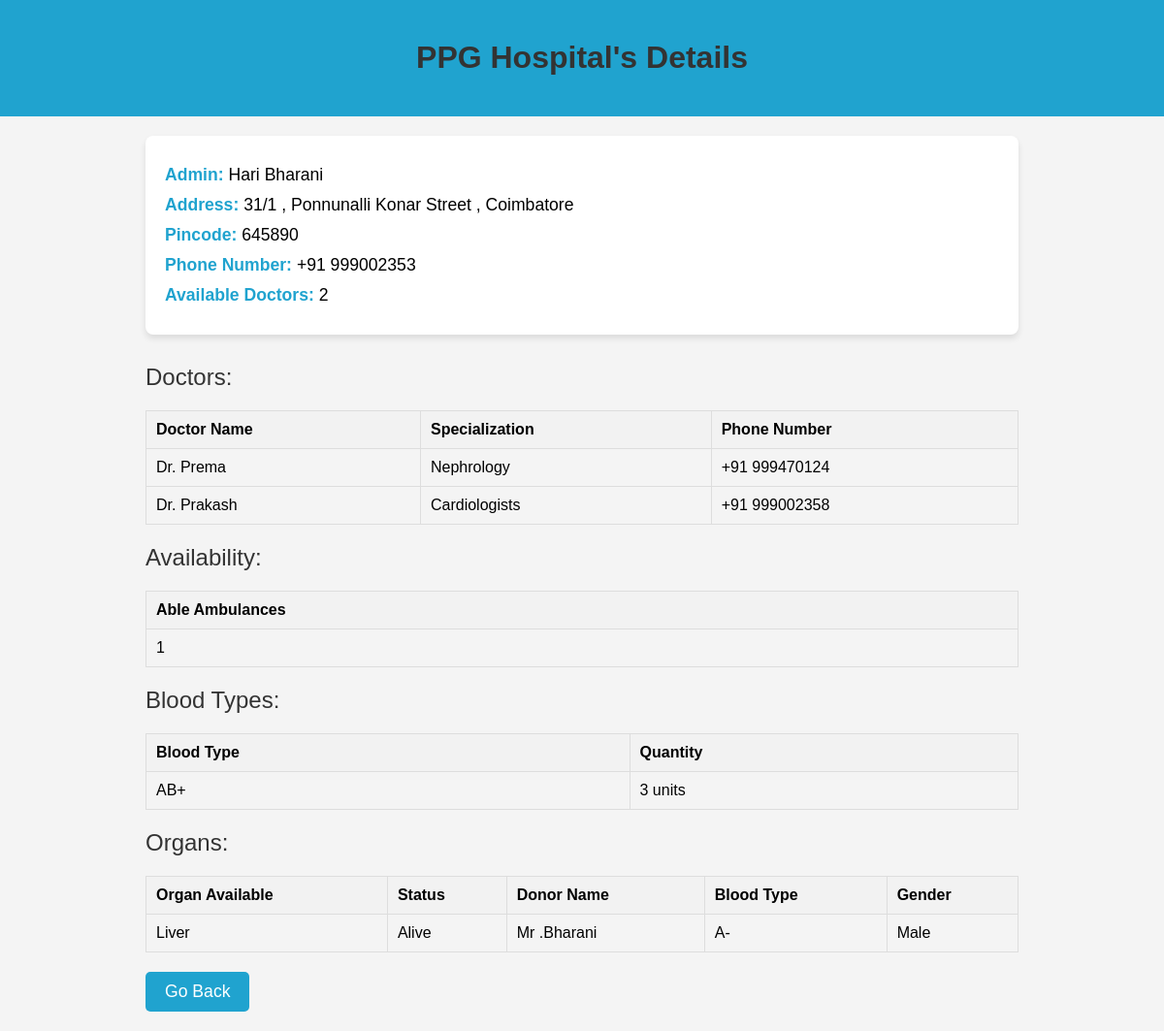
Page /hospitals/PPG/ on the committed database.
### Myapp/models.py (models this page shows, shortened)
class Hospital(models.Model):
    HospitalName = models.CharField(help_text="Hospital Name",null=False,blank=False,unique=True,max_length=50)
    Admin = models.CharField(help_text="Hospital Admin",null=False,blank=False,max_length=50)
    Address = models.TextField(help_text="Hospital Address",null=False,blank=False,unique=False,max_length=100)
    Pincode = models.CharField(max_length=6,validators=[pincode_validator])
    PhoneNumber = models.CharField(help_text="Hospital Number",blank=False,max_length=13)
    AvailableDoctors = models.IntegerField()
    Is_Active = models.BooleanField(default=True)
    blood_types = models.ManyToManyField(Blood, related_name="hospitals")
    cylinders = models.ManyToManyField(Cylinder, related_name="hospitals")
    organs = models.ManyToManyField(Organ,related_name="hospitals")
    class Meta:
        verbose_name_plural = 'Hospital'

class Doctor(models.Model):
    DoctorName =  models.CharField(help_text="Doctor Name",null=False,blank=False,unique=True,max_length=50)
    Doc_PhoneNumber =  models.CharField(help_text="Doctor Number",blank=False,max_length=13)
    hospital = models.ForeignKey(Hospital, on_delete=models.CASCADE,related_name="Doctors")
    Specialization = models.CharField(null=False,blank=False,max_length=40)
    class Meta:
        verbose_name_plural = 'Doctor'

class Availability(models.Model):
    Ambulance_count = models.IntegerField(blank=True, null=True, help_text="Number of Ambulances available")
    hospital = models.ForeignKey(Hospital, related_name="availabilities", on_delete=models.CASCADE)
    class Meta:
        verbose_name_plural = 'Availability'

class Blood(models.Model):
    BLOOD_TYPES = [
        ('A+', 'A+'),
        ('B+', 'B+'),
        ('O+', 'O+'),
        ('AB+', 'AB+'),
        ('A-', 'A-'),
        ('B-', 'B-'),
        ('O-', 'O-'),
        ('AB-', 'AB-'),
    ]
    BloodType = models.CharField(max_length=3, choices=BLOOD_TYPES, default='A+')
    Qantity = models.IntegerField(help_text="Quantity of Blood available") # (Units or Liters)
    class Meta:
        verbose_name_plural = 'Blood'

class Organ(models.Model):
    BLOOD_TYPES = [
        ('A+', 'A+'),
        ('B+', 'B+'),
        ('O+', 'O+'),
        ('AB+', 'AB+'),
        ('A-', 'A-'),
        ('B-', 'B-'),
        ('O-', 'O-'),
        ('AB-', 'AB-'),
    ]
    GENDER = [
        ('Male','Male'),
        ('Female','Female'),
    ]
    STATUS =[
        ('Alive','Alive'),
        ('Dead','Dead'),
    ]
    DonatorName = models.CharField(max_length=50,null=False,blank=False)
    DonarBloodType = models.CharField(max_length=3,choices=BLOOD_TYPES, default='A+')
    Gender = models.CharField(max_length=7,choices=GENDER,default=" ")
    Status = models.CharField(max_length=6,choices=STATUS,default="")
    OrganAvailable = models.CharField(max_length=10,blank=False,default=" ")
    class Meta:
        verbose_name_plural = 'Organ'

### Myapp/views.py (the view)
# urls.py: path('hospitals/<str:hospital_name>/', HospitalDetailView.as_view(), name='hospital_detail'),
class HospitalDetailView(APIView):
    def get(self, request, hospital_name, *args, **kwargs):
        try:
            hospital = Hospital.objects.get(HospitalName=hospital_name)
            doctors = hospital.Doctors.all()
            availability = hospital.availabilities.all()
            blood_types = hospital.blood_types.all()
            organs = hospital.organs.all()
            context = {
                'hospital': hospital,
                'doctors': doctors,
                'availability': availability,
                'blood_types': blood_types,
                'organs': organs,
            }
            return render(request, 'hospital_detail.html', context)
        except Hospital.DoesNotExist:
            return Response({"error": "Hospital not found"}, status=status.HTTP_404_NOT_FOUND)

### Myapp/templates/hospital_detail.html (shortened to what this page needs)
<!DOCTYPE html>
<html lang="en">
<head>
</head>
<body>
    <header>
        <h1>{{ hospital.HospitalName }} Hospital's Details</h1>
    </header>
    <main>
        <div class="hospital-details">
            <p><strong>Admin:</strong> {{ hospital.Admin }}</p>
            <p><strong>Address:</strong> {{ hospital.Address }}</p>
            <p><strong>Pincode:</strong> {{ hospital.Pincode }}</p>
            <p><strong>Phone Number:</strong> {{ hospital.PhoneNumber }}</p>
            <p><strong>Available Doctors:</strong> {{ hospital.AvailableDoctors }}</p>
        </div>
        <div class="section-title">Doctors:</div>
        <table>
            <thead>
                <tr>
                    <th>Doctor Name</th>
                    <th>Specialization</th>
                    <th>Phone Number</th>
                </tr>
            </thead>
            <tbody>
                {% for doctor in doctors %}
                <tr>
                    <td>{{ doctor.DoctorName }}</td>
                    <td>{{ doctor.Specialization }}</td>
                    <td>{{ doctor.Doc_PhoneNumber }}</td>
                </tr>
                {% empty %}
                <tr>
                    <td colspan="3">No doctors available</td>
                </tr>
                {% endfor %}
            </tbody>
        </table>
        <div class="section-title">Availability:</div>
        <table>
            <thead>
                <tr>
                    <th>Able Ambulances</th>
                </tr>
            </thead>
            <tbody>
                {% for avail in availability %}
                <tr>
                    <td>{{ avail.Ambulance_count }}</td>
                </tr>
                {% empty %}
                <tr>
                    <td>No availability information</td>
                </tr>
                {% endfor %}
            </tbody>
        </table>
        <div class="section-title">Blood Types:</div>
        <table>
            <thead>
                <tr>
                    <th>Blood Type</th>
                    <th>Quantity</th>
                </tr>
            </thead>
            <tbody>
                {% for blood in blood_types %}
                <tr>
                    <td>{{ blood.BloodType }}</td>
                    <td>{{ blood.Qantity }} units</td>
                </tr>
                {% empty %}
                <tr>
                    <td colspan="2">No blood information available</td>
                </tr>
                {% endfor %}
            </tbody>
        </table>
        <div class="section-title">Organs:</div>
        <table>
            <thead>
                <tr>
                    <th>Organ Available</th>
                    <th>Status</th>
                    <th>Donor Name</th>
                    <th>Blood Type</th>
                    <th>Gender</th>
                </tr>
            </thead>
            <tbody>
                {% for organ in organs %}
                <tr>
                    <td>{{ organ.OrganAvailable }}</td>
                    <td>{{ organ.Status }}</td>
                    <td>{{ organ.DonatorName }}</td>
                    <td>{{ organ.DonarBloodType }}</td>
                    <td>{{ organ.Gender }}</td>
                </tr>
                {% empty %}
                <tr>
                    <td colspan="5">No organ information available</td>
                </tr>
                {% endfor %}
            </tbody>
        </table>
        <button class="go-back-button" onclick="window.history.back()">Go Back</button>
    </main>
</body>
</html>

### Myapp/templates/hospital_detail.html (style rules this page uses)
body { font-family: 'Arial', sans-serif; background-color: #f4f4f4; margin: 0; padding: 0; }
header { background-color: #20a3cf; color: #fff; padding: 20px; text-align: center; }
main { padding: 20px; margin: 0 auto; max-width: 900px; }
h1 { color: #333; }
.section-title { margin-top: 20px; font-size: 1.5em; color: #333; }
.hospital-details { background-color: #fff; padding: 20px; margin-bottom: 30px; border-radius: 8px; box-shadow: 0 4px 6px rgba(0, 0, 0, 0.1); font-size: 1.1em; }
.hospital-details strong { font-weight: bold; color: #20a3cf; }
.hospital-details p { margin: 10px 0; }
table { width: 100%; border-collapse: collapse; margin-top: 20px; }
table, th, td { border: 1px solid #ddd; }
th, td { padding: 10px; text-align: left; }
th { background-color: #f2f2f2; }
.go-back-button { padding: 10px 20px; background-color: #20a3cf; color: white; border: none; border-radius: 5px; cursor: pointer; font-size: 1.1em; margin-top: 20px; }

### rows in the picture
Hospital: HospitalName "PPG", Admin "Hari Bharani", Address "31/1 , Ponnunalli Konar Street , Coimbatore", Pincode "645890", PhoneNumber "+91 999002353", AvailableDoctors "2"
Doctor: DoctorName "Dr. Prema", Specialization "Nephrology", Doc_PhoneNumber "+91 999470124"
Doctor: DoctorName "Dr. Prakash", Specialization "Cardiologists", Doc_PhoneNumber "+91 999002358"
Availability: Ambulance_count "1"
Blood: BloodType "AB+", Qantity "3"
Organ: OrganAvailable "Liver", Status "Alive", DonatorName "Mr .Bharani", DonarBloodType "A-", Gender "Male"
